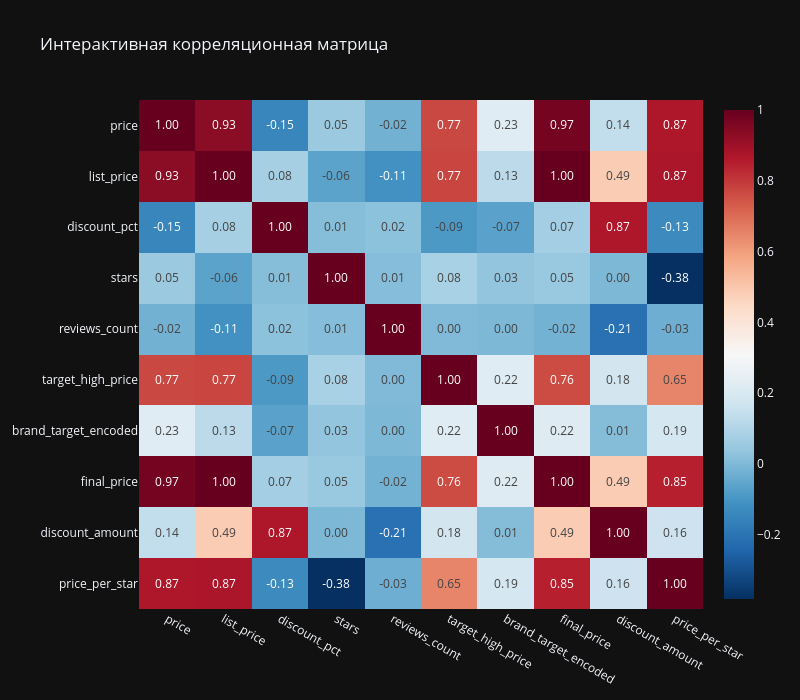

The code cell stored with this chart in its notebook:
### Code cell
numeric_cols = df_clean.select_dtypes(include=[np.number]).columns.tolist()
correlation_matrix = df_clean[numeric_cols].corr()

plt.figure(figsize=(10, 8))
sns.heatmap(correlation_matrix, annot=True, cmap='coolwarm', center=0,
            square=True, linewidths=1, cbar_kws={"shrink": 0.8})
plt.title('Корреляционная матрица числовых признаков', fontsize=16)
plt.tight_layout()
plt.show()

fig = px.imshow(correlation_matrix,
                text_auto='.2f',
                aspect="auto",
                color_continuous_scale='RdBu_r',
                title='Интерактивная корреляционная матрица')
fig.update_layout(width=800, height=700)
fig.show()

print("\n📈 АНАЛИЗ КОРРЕЛЯЦИЙ:")
print("-" * 40)

strong_correlations = []
for i in range(len(correlation_matrix.columns)):
    for j in range(i+1, len(correlation_matrix.columns)):
        corr = correlation_matrix.iloc[i, j]
        if abs(corr) > 0.5:
            strong_correlations.append((correlation_matrix.columns[i],
                                       correlation_matrix.columns[j],
                                       corr))

if strong_correlations:
    print("Сильные корреляции (> 0.5 или < -0.5):")
    for col1, col2, corr in sorted(strong_correlations, key=lambda x: abs(x[2]), reverse=True):
        print(f"  • {col1} и {col2}: {corr:.3f}")
else:
    print("Сильных корреляций не обнаружено")

### Figure 1 — Plotly figure (JSON) as saved in the notebook; plotly's stock layout.template omitted (floating-point values rounded to 4 significant figures)
{"data": [{"coloraxis": "coloraxis", "name": "0", "texttemplate": "%{z:.2f}", "x": ["price", "list_price", "discount_pct", "stars", "reviews_count", "target_high_price", "brand_target_encoded", "final_price", "discount_amount", "price_per_star"], "y": ["price", "list_price", "discount_pct", "stars", "reviews_count", "target_high_price", "brand_target_encoded", "final_price", "discount_amount", "price_per_star"], "z": [[1.0, 0.9328, -0.1462, 0.04985, -0.02202, 0.77, 0.2264, 0.9743, 0.1379, 0.869], [0.9328, 1.0, 0.07596, -0.06229, -0.1107, 0.7745, 0.1252, 1.0, 0.4853, 0.874], [-0.1462, 0.07596, 1.0, 0.01219, 0.02308, -0.08813, -0.06519, 0.0698, 0.8685, -0.1327], [0.04985, -0.06229, 0.01219, 1.0, 0.01026, 0.08368, 0.03454, 0.04868, -0.003122, -0.382], [-0.02202, -0.1107, 0.02308, 0.01026, 1.0, 0.001795, -0.004246, -0.01963, -0.2098, -0.03089], [0.77, 0.7745, -0.08813, 0.08368, 0.001795, 1.0, 0.2217, 0.7634, 0.1781, 0.6494], [0.2264, 0.1252, -0.06519, 0.03454, -0.004246, 0.2217, 1.0, 0.2167, 0.009279, 0.1866], [0.9743, 1.0, 0.0698, 0.04868, -0.01963, 0.7634, 0.2167, 1.0, 0.4853, 0.8477], [0.1379, 0.4853, 0.8685, -0.003122, -0.2098, 0.1781, 0.009279, 0.4853, 1.0, 0.1634], [0.869, 0.874, -0.1327, -0.382, -0.03089, 0.6494, 0.1866, 0.8477, 0.1634, 1.0]], "type": "heatmap", "xaxis": "x", "yaxis": "y", "hovertemplate": "x: %{x}<br>y: %{y}<br>color: %{z}<extra></extra>"}], "layout": {"xaxis": {"anchor": "y", "domain": [0.0, 1.0]}, "yaxis": {"anchor": "x", "domain": [0.0, 1.0], "autorange": "reversed"}, "coloraxis": {"colorscale": [[0.0, "rgb(5,48,97)"], [0.1, "rgb(33,102,172)"], [0.2, "rgb(67,147,195)"], [0.3, "rgb(146,197,222)"], [0.4, "rgb(209,229,240)"], [0.5, "rgb(247,247,247)"], [0.6, "rgb(253,219,199)"], [0.7, "rgb(244,165,130)"], [0.8, "rgb(214,96,77)"], [0.9, "rgb(178,24,43)"], [1.0, "rgb(103,0,31)"]]}, "title": {"text": "Интерактивная корреляционная матрица"}, "width": 800, "height": 700}}
